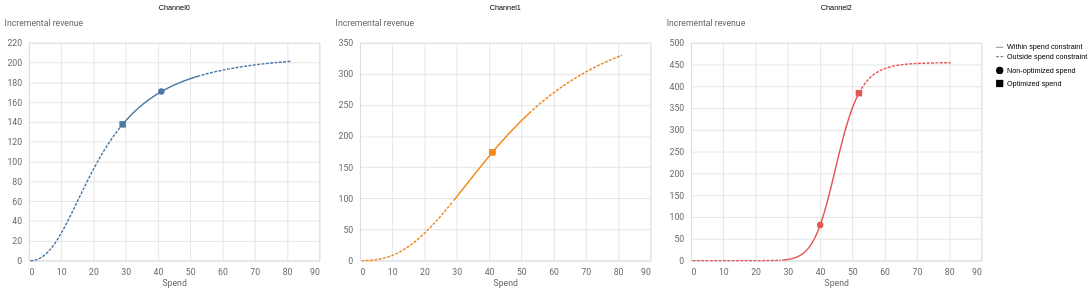
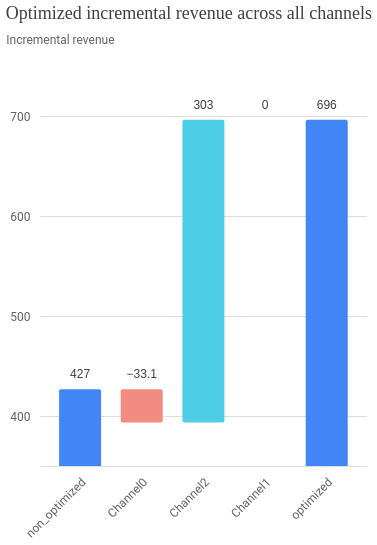
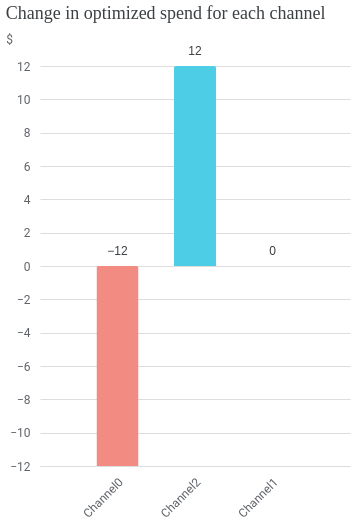

Notebook code cell kept with these figures, in order:
### Code cell
display(opt_results.plot_response_curves())
display(opt_results.plot_incremental_outcome_delta())
display(opt_results.plot_spend_delta())
opt_attrs

### Figure 1 — Vega-Lite specification as saved in the notebook (floating-point values rounded to 4 significant figures; data arrays with more than 128 entries replaced by an {"elided": "..."} marker saying what was removed)
{"config": {"view": {"continuousWidth": 300, "continuousHeight": 300}, "axis": {"labelColor": "#5F6368", "labelFont": "Roboto", "labelFontSize": 12, "titleColor": "#5F6368", "titleFont": "Roboto", "titleFontSize": 12, "titleFontWeight": "normal"}}, "data": {"name": "data-63c3d06a14eb76b71ee1ea7bd880452c"}, "facet": {"field": "channel", "sort": null, "title": null, "type": "nominal"}, "spec": {"layer": [{"mark": {"type": "line", "strokeDash": [4, 2]}, "encoding": {"color": {"field": "channel", "legend": null, "type": "nominal"}, "x": {"axis": {"domainColor": "#DADCE0", "labelExpr": "replace(format(datum.value, '.3~s'), 'G', 'B')", "labelPadding": 10, "ticks": false}, "field": "spend", "title": "Spend", "type": "quantitative"}, "y": {"axis": {"domainColor": "#DADCE0", "labelExpr": "replace(format(datum.value, '.3~s'), 'G', 'B')", "labelPadding": 10, "ticks": false, "titleAlign": "left", "titleAngle": 0, "titleY": -20}, "field": "mean", "title": "Incremental revenue", "type": "quantitative"}}, "transform": [{"calculate": "datum.spend_multiplier >= datum.lower_bound && datum.spend_multiplier <= datum.upper_bound ? \"Within spend constraint\" : \"Outside spend constraint\"", "as": "spend_constraint"}, {"filter": "(datum.spend_multiplier && (datum.spend_multiplier <= datum.lower_bound))"}]}, {"mark": {"type": "line"}, "encoding": {"color": {"field": "channel", "legend": null, "type": "nominal"}, "strokeDash": {"field": "spend_constraint", "legend": {"title": null}, "sort": "descending", "type": "nominal"}, "x": {"axis": {"domainColor": "#DADCE0", "labelExpr": "replace(format(datum.value, '.3~s'), 'G', 'B')", "labelPadding": 10, "ticks": false}, "field": "spend", "title": "Spend", "type": "quantitative"}, "y": {"axis": {"domainColor": "#DADCE0", "labelExpr": "replace(format(datum.value, '.3~s'), 'G', 'B')", "labelPadding": 10, "ticks": false, "titleAlign": "left", "titleAngle": 0, "titleY": -20}, "field": "mean", "title": "Incremental revenue", "type": "quantitative"}}, "transform": [{"calculate": "datum.spend_multiplier >= datum.lower_bound && datum.spend_multiplier <= datum.upper_bound ? \"Within spend constraint\" : \"Outside spend constraint\"", "as": "spend_constraint"}, {"filter": "(datum.spend_multiplier && (datum.spend_multiplier >= datum.lower_bound))"}]}, {"mark": {"type": "point", "filled": true, "opacity": 1, "size": 80, "tooltip": true}, "encoding": {"color": {"field": "channel", "legend": null, "type": "nominal"}, "shape": {"field": "spend_level", "legend": {"title": null}, "type": "nominal"}, "x": {"axis": {"domainColor": "#DADCE0", "labelExpr": "replace(format(datum.value, '.3~s'), 'G', 'B')", "labelPadding": 10, "ticks": false}, "field": "spend", "title": "Spend", "type": "quantitative"}, "y": {"axis": {"domainColor": "#DADCE0", "labelExpr": "replace(format(datum.value, '.3~s'), 'G', 'B')", "labelPadding": 10, "ticks": false, "titleAlign": "left", "titleAngle": 0, "titleY": -20}, "field": "mean", "title": "Incremental revenue", "type": "quantitative"}}, "transform": [{"calculate": "datum.spend_multiplier >= datum.lower_bound && datum.spend_multiplier <= datum.upper_bound ? \"Within spend constraint\" : \"Outside spend constraint\"", "as": "spend_constraint"}, {"filter": "datum.spend_level"}]}], "width": 400}, "columns": 3, "resolve": {"scale": {"x": "independent", "y": "independent"}}, "$schema": "https://vega.github.io/schema/vega-lite/v5.20.1.json", "datasets": {"data-63c3d06a14eb76b71ee1ea7bd880452c": {"elided": "606 records"}}}

### Figure 2 — Vega-Lite specification as saved in the notebook (floating-point values rounded to 4 significant figures)
{"config": {"view": {"continuousWidth": 300, "continuousHeight": 300, "strokeOpacity": 0}, "axis": {"labelColor": "#5F6368", "labelFont": "Roboto", "labelFontSize": 12, "titleColor": "#5F6368", "titleFont": "Roboto", "titleFontSize": 12, "titleFontWeight": "normal"}}, "layer": [{"mark": {"type": "bar", "clip": true, "cornerRadius": 2, "size": 42}, "encoding": {"color": {"condition": [{"test": "datum.channel === 'non_optimized' || datum.channel === 'optimized'", "value": "#4285F4"}, {"test": "datum.incremental_outcome < 0", "value": "#F28B82"}], "value": "#4ECDE6"}, "tooltip": [{"field": "channel", "type": "nominal"}, {"field": "incremental_outcome", "type": "quantitative"}], "x": {"axis": {"domainColor": "#DADCE0", "labelAngle": -45, "labelPadding": 10, "ticks": false}, "field": "channel", "scale": {"paddingOuter": 0.2}, "sort": null, "title": null, "type": "nominal"}, "y": {"axis": {"domain": false, "labelExpr": "replace(format(datum.value, '.3~s'), 'G', 'B')", "labelPadding": 10, "tickCount": 5, "ticks": false, "title": "Incremental revenue", "titleAlign": "left", "titleAngle": 0, "titleY": -20}, "field": "prev_sum", "scale": {"domain": [383.6, 706.2]}, "type": "quantitative"}, "y2": {"field": "sum_outcome"}}, "transform": [{"window": [{"op": "sum", "field": "incremental_outcome", "as": "sum_outcome"}, {"op": "lead", "field": "channel", "as": "lead_channel"}]}, {"calculate": "datum.lead_channel === null ? datum.channel : datum.lead_channel", "as": "calc_lead"}, {"calculate": "datum.channel === 'optimized' ? 0 : datum.sum_outcome - datum.incremental_outcome", "as": "prev_sum"}, {"calculate": "datum.channel === 'optimized' ? replace(format(datum.sum_outcome, '.3~s'), 'G', 'B') : replace(format(datum.incremental_outcome, '.3~s'), 'G', 'B')", "as": "calc_amount"}, {"calculate": "datum.sum_outcome < datum.prev_sum ? datum.prev_sum : datum.sum_outcome", "as": "text_y"}]}, {"mark": {"type": "text", "baseline": "top", "color": "#3C4043", "dy": -20, "fontSize": 12}, "encoding": {"text": {"field": "calc_amount", "type": "nominal"}, "x": {"axis": {"domainColor": "#DADCE0", "labelAngle": -45, "labelPadding": 10, "ticks": false}, "field": "channel", "scale": {"paddingOuter": 0.2}, "sort": null, "title": null, "type": "nominal"}, "y": {"field": "text_y", "type": "quantitative"}}, "transform": [{"window": [{"op": "sum", "field": "incremental_outcome", "as": "sum_outcome"}, {"op": "lead", "field": "channel", "as": "lead_channel"}]}, {"calculate": "datum.lead_channel === null ? datum.channel : datum.lead_channel", "as": "calc_lead"}, {"calculate": "datum.channel === 'optimized' ? 0 : datum.sum_outcome - datum.incremental_outcome", "as": "prev_sum"}, {"calculate": "datum.channel === 'optimized' ? replace(format(datum.sum_outcome, '.3~s'), 'G', 'B') : replace(format(datum.incremental_outcome, '.3~s'), 'G', 'B')", "as": "calc_amount"}, {"calculate": "datum.sum_outcome < datum.prev_sum ? datum.prev_sum : datum.sum_outcome", "as": "text_y"}]}], "data": {"name": "data-2fc74ec6bc7a3d4e30c64a12ff39705d"}, "height": 400, "title": {"text": "Optimized incremental revenue across all channels", "anchor": "start", "color": "#3C4043", "font": "Google Sans Display", "fontSize": 18, "fontWeight": "normal", "offset": 10}, "width": 326.8, "$schema": "https://vega.github.io/schema/vega-lite/v5.20.1.json", "datasets": {"data-2fc74ec6bc7a3d4e30c64a12ff39705d": [{"channel": "non_optimized", "incremental_outcome": 426.7}, {"channel": "Channel0", "incremental_outcome": -33.09}, {"channel": "Channel2", "incremental_outcome": 302.6}, {"channel": "Channel1", "incremental_outcome": 0.0}, {"channel": "optimized", "incremental_outcome": 0.0}]}}

### Figure 3 — Vega-Lite specification as saved in the notebook (floating-point values rounded to 4 significant figures)
{"config": {"view": {"continuousWidth": 300, "continuousHeight": 300, "stroke": null}, "axis": {"labelColor": "#5F6368", "labelFont": "Roboto", "labelFontSize": 12, "titleColor": "#5F6368", "titleFont": "Roboto", "titleFontSize": 12, "titleFontWeight": "normal"}}, "layer": [{"mark": {"type": "bar", "cornerRadiusEnd": 2, "size": 42, "tooltip": true}, "encoding": {"color": {"condition": {"test": "(datum.spend > 0)", "value": "#4ECDE6"}, "value": "#F28B82"}, "x": {"axis": {"domainColor": "#DADCE0", "labelAngle": -45, "labelPadding": 10, "ticks": false, "title": null}, "field": "channel", "scale": {"padding": 42}, "sort": null, "type": "nominal"}, "y": {"axis": {"domain": false, "domainColor": "#DADCE0", "labelExpr": "replace(format(datum.value, '.3~s'), 'G', 'B')", "labelPadding": 10, "ticks": false, "title": "$", "titleAlign": "left", "titleAngle": 0, "titleY": -20}, "field": "spend", "type": "quantitative"}}, "transform": [{"calculate": "replace(format(datum.spend, '.2~s'), 'G', 'B')", "as": "text_value"}, {"calculate": "datum.spend < 0 ? 0 : datum.spend", "as": "text_y"}]}, {"mark": {"type": "text", "baseline": "top", "color": "#3C4043", "dy": -20, "fontSize": 12}, "encoding": {"text": {"field": "text_value", "type": "nominal"}, "x": {"axis": {"domainColor": "#DADCE0", "labelAngle": -45, "labelPadding": 10, "ticks": false, "title": null}, "field": "channel", "scale": {"padding": 42}, "sort": null, "type": "nominal"}, "y": {"field": "text_y", "type": "quantitative"}}, "transform": [{"calculate": "replace(format(datum.spend, '.2~s'), 'G', 'B')", "as": "text_value"}, {"calculate": "datum.spend < 0 ? 0 : datum.spend", "as": "text_y"}]}], "data": {"name": "data-142043738480760295cf8f134ba0166b"}, "height": 400, "title": {"text": "Change in optimized spend for each channel", "anchor": "start", "color": "#3C4043", "font": "Google Sans Display", "fontSize": 18, "fontWeight": "normal", "offset": 10}, "width": 310, "$schema": "https://vega.github.io/schema/vega-lite/v5.20.1.json", "datasets": {"data-142043738480760295cf8f134ba0166b": [{"channel": "Channel0", "spend": -12}, {"channel": "Channel2", "spend": 12}, {"channel": "Channel1", "spend": 0}]}}
